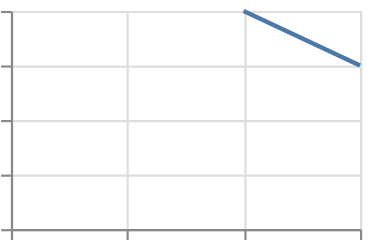

The specification (Vega-Lite) saved for this image:
### Vega-Lite specification from a JSON file in a GitHub repository (floating-point values rounded to 4 significant figures)
{"$schema": "https://vega.github.io/schema/vega-lite/v6.json", "padding": 5, "autosize": "none", "data": {"values": [{"c": "A", "x": 1, "y": 2, "s": 3, "t": "2024-01-01"}, {"c": "B", "x": 2, "y": null, "s": 5, "t": "2024-02-01"}, {"c": "C", "x": 3, "y": 4, "s": null, "t": "2024-03-01"}, {"c": "D", "x": 4, "y": 3, "s": 7, "t": "2024-04-01"}]}, "width": 160, "height": 100, "mark": {"type": "line", "invalid": "break-paths-filter-domains"}, "encoding": {"x": {"field": "x", "type": "quantitative"}, "y": {"field": "y", "type": "quantitative"}}}
